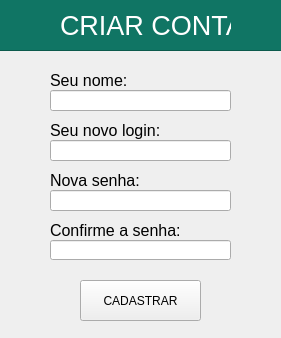
<?xml version="1.0" encoding="UTF-8"?>
<ui version="4.0">
 <class>Form</class>
 <widget class="QWidget" name="Form">
  <property name="geometry">
   <rect>
    <x>0</x>
    <y>0</y>
    <width>281</width>
    <height>338</height>
   </rect>
  </property>
  <property name="windowTitle">
   <string>Form</string>
  </property>
  <widget class="QLineEdit" name="txt_nome">
   <property name="geometry">
    <rect>
     <x>50</x>
     <y>90</y>
     <width>181</width>
     <height>21</height>
    </rect>
   </property>
  </widget>
  <widget class="QPushButton" name="btn_cadastrar">
   <property name="geometry">
    <rect>
     <x>80</x>
     <y>280</y>
     <width>121</width>
     <height>41</height>
    </rect>
   </property>
   <property name="text">
    <string>CADASTRAR</string>
   </property>
  </widget>
  <widget class="QLineEdit" name="txt_login">
   <property name="geometry">
    <rect>
     <x>50</x>
     <y>140</y>
     <width>181</width>
     <height>21</height>
    </rect>
   </property>
  </widget>
  <widget class="QLabel" name="label_2">
   <property name="geometry">
    <rect>
     <x>50</x>
     <y>120</y>
     <width>111</width>
     <height>21</height>
    </rect>
   </property>
   <property name="font">
    <font>
     <pointsize>12</pointsize>
    </font>
   </property>
   <property name="text">
    <string>Seu novo login:</string>
   </property>
  </widget>
  <widget class="QLabel" name="label_3">
   <property name="geometry">
    <rect>
     <x>50</x>
     <y>170</y>
     <width>91</width>
     <height>21</height>
    </rect>
   </property>
   <property name="font">
    <font>
     <pointsize>12</pointsize>
    </font>
   </property>
   <property name="text">
    <string>Nova senha:</string>
   </property>
  </widget>
  <widget class="QLineEdit" name="txt_senha">
   <property name="geometry">
    <rect>
     <x>50</x>
     <y>190</y>
     <width>181</width>
     <height>21</height>
    </rect>
   </property>
  </widget>
  <widget class="QLabel" name="label_4">
   <property name="geometry">
    <rect>
     <x>50</x>
     <y>220</y>
     <width>131</width>
     <height>21</height>
    </rect>
   </property>
   <property name="font">
    <font>
     <pointsize>12</pointsize>
    </font>
   </property>
   <property name="text">
    <string>Confirme a senha:</string>
   </property>
  </widget>
  <widget class="QLineEdit" name="txt_confirmar">
   <property name="geometry">
    <rect>
     <x>50</x>
     <y>240</y>
     <width>181</width>
     <height>20</height>
    </rect>
   </property>
  </widget>
  <widget class="QFrame" name="frame">
   <property name="geometry">
    <rect>
     <x>-10</x>
     <y>-10</y>
     <width>301</width>
     <height>61</height>
    </rect>
   </property>
   <property name="styleSheet">
    <string notr="true">background-color: #107564</string>
   </property>
   <property name="frameShape">
    <enum>QFrame::StyledPanel</enum>
   </property>
   <property name="frameShadow">
    <enum>QFrame::Raised</enum>
   </property>
   <widget class="QLabel" name="label_5">
    <property name="geometry">
     <rect>
      <x>70</x>
      <y>20</y>
      <width>171</width>
      <height>31</height>
     </rect>
    </property>
    <property name="font">
     <font>
      <pointsize>20</pointsize>
     </font>
    </property>
    <property name="styleSheet">
     <string notr="true">color: white</string>
    </property>
    <property name="text">
     <string>CRIAR CONTA</string>
    </property>
   </widget>
  </widget>
  <widget class="QLabel" name="label">
   <property name="geometry">
    <rect>
     <x>50</x>
     <y>70</y>
     <width>81</width>
     <height>21</height>
    </rect>
   </property>
   <property name="font">
    <font>
     <pointsize>12</pointsize>
    </font>
   </property>
   <property name="text">
    <string>Seu nome:</string>
   </property>
  </widget>
 </widget>
 <resources/>
 <connections/>
</ui>
